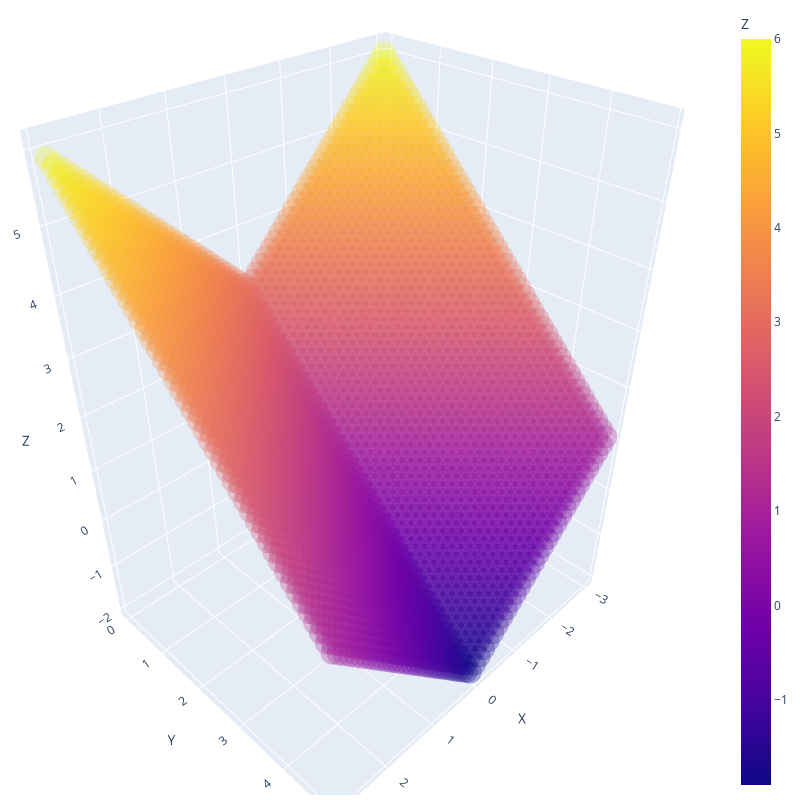

The code cell stored with this chart in its notebook:
### Code cell
import numpy as np
import pandas as pd
#Generar los espacios
h=0.1
X_cord,Y_cord=np.mgrid[-3:3:h,0:5:h]
xy = np.vstack((X_cord.flatten(), Y_cord.flatten())).T
#generar el pit
def g_func(point):
    value=abs(point[0])+(5-point[1])-2
    return value

pit=xy
g_values=np.array(list())
for point in pit:
    g_values=np.append(g_values,g_func(point))


df = pd.DataFrame(dict(
    X=pit[:,0], 
    Y=pit[:,1], 
    Z=g_values
))

import plotly.express as px

fig = px.scatter_3d(df, x='X', y='Y', z='Z',opacity=0.3,color='Z')
fig.update_layout(margin=dict(l=5, r=5, t=5, b=5),width=800, height=800)
fig.show()

### Figure 1 — Plotly figure (JSON) as saved in the notebook; plotly's stock layout.template omitted (floating-point values rounded to 4 significant figures; data arrays with more than 128 entries replaced by an {"elided": "..."} marker saying what was removed)
{"data": [{"hovertemplate": "X=%{x}<br>Y=%{y}<br>Z=%{marker.color}<extra></extra>", "legendgroup": "", "marker": {"color": {"elided": "3000 float values"}, "coloraxis": "coloraxis", "opacity": 0.3, "symbol": "circle"}, "mode": "markers", "name": "", "scene": "scene", "showlegend": false, "type": "scatter3d", "x": {"elided": "3000 float values"}, "y": {"elided": "3000 float values"}, "z": {"elided": "3000 float values"}}], "layout": {"coloraxis": {"colorbar": {"title": {"text": "Z"}}, "colorscale": [[0, "#0d0887"], [0.1111, "#46039f"], [0.2222, "#7201a8"], [0.3333, "#9c179e"], [0.4444, "#bd3786"], [0.5556, "#d8576b"], [0.6667, "#ed7953"], [0.7778, "#fb9f3a"], [0.8889, "#fdca26"], [1, "#f0f921"]]}, "height": 800, "legend": {"tracegroupgap": 0}, "margin": {"b": 5, "l": 5, "r": 5, "t": 5}, "scene": {"aspectmode": "auto", "aspectratio": {"x": 0.9652, "y": 0.8016, "z": 1.292}, "domain": {"x": [0, 1], "y": [0, 1]}, "xaxis": {"title": {"text": "X"}, "type": "linear"}, "yaxis": {"title": {"text": "Y"}, "type": "linear"}, "zaxis": {"title": {"text": "Z"}, "type": "linear"}}, "width": 800}}
